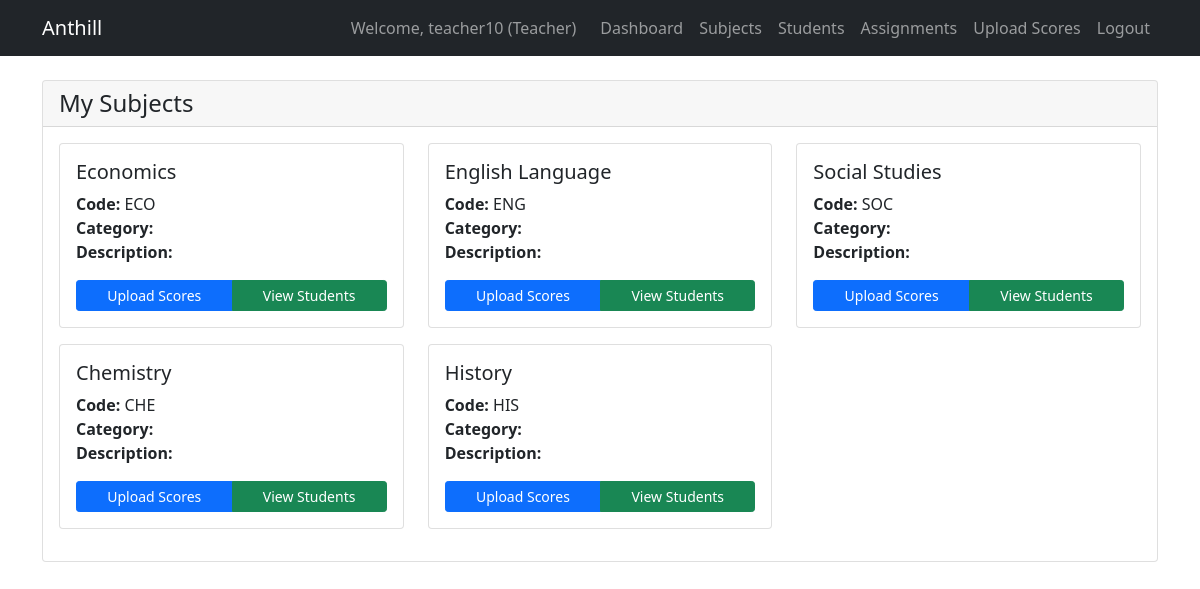
Page /academic/teacher/subjects/ (signed in) on the committed database.
### users/models.py (models this page shows, shortened)
class User(AbstractUser):
    USER_TYPE_CHOICES = (
        ('super_admin', 'Super Admin'),
        ('senior_admin', 'Senior School Admin'),
        ('junior_admin', 'Junior School Admin'),
        ('teacher', 'Teacher'),
        ('student', 'Student'),
    )
    user_type = models.CharField(max_length=20, choices=USER_TYPE_CHOICES)
    phone = models.CharField(max_length=15, blank=True)
    profile_picture = models.ImageField(upload_to='profiles/', blank=True, null=True)
    city = models.CharField(max_length=100, blank=True)
    lga = models.CharField(max_length=100, blank=True)
    address = models.TextField(blank=True)
    school = models.ForeignKey(
        School,
        on_delete=models.CASCADE,
        related_name='users',
        null=True,
        blank=True
    )
    class Meta:
        unique_together = ['school', 'username']  # Username unique per school

### academic/models.py (models this page shows, shortened)
class Subject(models.Model):
    name = models.CharField(max_length=100)
    code = models.CharField(max_length=10, unique=True)
    description = models.TextField(blank=True)
    category = models.CharField(max_length=50, blank=True)

### academic/views.py (the view)
# urls.py: path('teacher/subjects/', views.teacher_subjects, name='teacher_subjects'),
@login_required
def teacher_subjects(request):
    teacher = get_object_or_404(Teacher, user=request.user)
    subjects = teacher.subjects.all()
    return render(request, 'academic/teacher_subjects.html', {
        'teacher': teacher,
        'subjects': subjects
    })

### templates/academic/teacher_subjects.html (shortened to what this page needs)
{% extends 'base.html' %}
{% block content %}
<div class="container mt-4">
    <div class="row">
        <div class="col-md-12">
            <div class="card">
                <div class="card-header">
                    <h4 class="mb-0">My Subjects</h4>
                </div>
                <div class="card-body">
                    {% if subjects %}
                    <div class="row">
                        {% for subject in subjects %}
                        <div class="col-md-4 mb-3">
                            <div class="card">
                                <div class="card-body">
                                    <h5 class="card-title">{{ subject.name }}</h5>
                                    <p class="card-text">
                                        <strong>Code:</strong> {{ subject.code }}<br>
                                        <strong>Category:</strong> {{ subject.category }}<br>
                                        <strong>Description:</strong> {{ subject.description|truncatewords:10 }}
                                    </p>
                                    <div class="btn-group w-100">
                                        <a href="{% url 'academic:upload_scores' %}?subject={{ subject.id }}"
                                           class="btn btn-primary btn-sm">Upload Scores</a>
                                        <a href="{% url 'academic:teacher_students' %}"
                                           class="btn btn-success btn-sm">View Students</a>
                                    </div>
                                </div>
                            </div>
                        </div>
                        {% endfor %}
                    </div>
                    {% else %}
                    <div class="alert alert-info">
                        <h5>No Subjects Assigned</h5>
                        <p class="mb-0">You haven't been assigned to teach any subjects yet.</p>
                    </div>
                    {% endif %}
                </div>
            </div>
        </div>
    </div>
</div>
{% endblock %}

### templates/base.html (shortened to what this page needs)
{% load user_tags %}
<!DOCTYPE html>
<html lang="en">
<head>
    <link href="https://cdn.jsdelivr.net/npm/bootstrap@5.1.3/dist/css/bootstrap.min.css" rel="stylesheet">
</head>
<body>
    {% block navbar %}
<nav class="navbar navbar-expand-lg navbar-dark bg-dark">
    <div class="container">
        <a class="navbar-brand" href="{% url 'homepage' %}">Anthill</a>
        <div class="navbar-nav ms-auto">
            {% if user.is_authenticated %}
                <span class="navbar-text me-3">
                    Welcome, {{ user.username }} ({{ user.get_user_type_display }})
                </span>
                {% if user.user_type == 'super_admin' %}
                    <a class="nav-link" href="/admin/">Admin Panel</a>
                    <a class="nav-link" href="{% url 'schools:admin_analytics' %}">Analytics</a>
                    <a class="nav-link" href="{% url 'schools:search' %}">Search</a>
                {% elif user.user_type == 'teacher' %}
                    <a class="nav-link" href="{% url 'users:teacher_dashboard' %}">Dashboard</a>
                    <a class="nav-link" href="{% url 'academic:teacher_subjects' %}">Subjects</a>
                    <a class="nav-link" href="{% url 'academic:teacher_students' %}">Students</a>
                    <a class="nav-link" href="{% url 'academic:teacher_assignments' %}">Assignments</a>
                    <a class="nav-link" href="{% url 'academic:upload_scores' %}">Upload Scores</a>
                {% endif %}
                <a class="nav-link" href="{% url 'users:logout' %}">Logout</a>
            {% else %}
                <a class="nav-link" href="{% url 'users:register' %}">Register</a>
                <a class="nav-link" href="{% url 'users:login' %}">Login</a>
                <a class="nav-link" href="{% url 'contact_us' %}">Contact Us</a>
            {% endif %}
        </div>
    </div>
</nav>
{% endblock %}
    {% block content %}
    {% endblock %}
</body>
</html>

### rows in the picture
User: username "teacher10", user_type "Teacher"
Subject: name "Economics", code "ECO"
Subject: name "English Language", code "ENG"
Subject: name "Social Studies", code "SOC"
Subject: name "Chemistry", code "CHE"
Subject: name "History", code "HIS"
